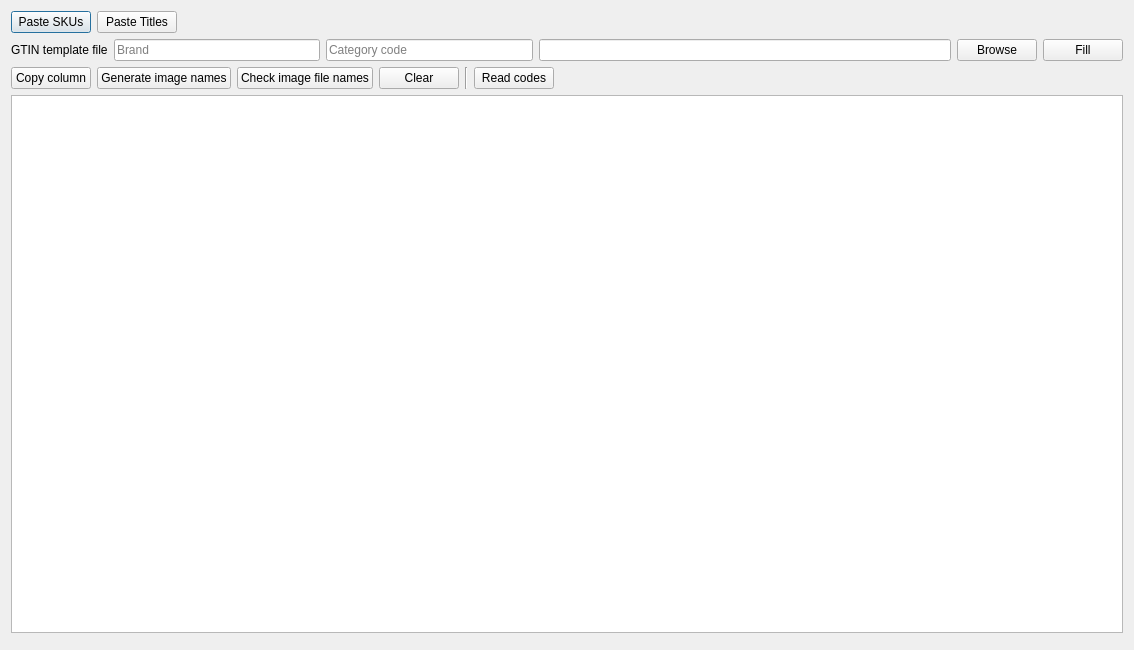
<?xml version="1.0" encoding="UTF-8"?>
<ui version="4.0">
 <class>DialogExtractInfos</class>
 <widget class="QDialog" name="DialogExtractInfos">
  <property name="geometry">
   <rect>
    <x>0</x>
    <y>0</y>
    <width>1134</width>
    <height>650</height>
   </rect>
  </property>
  <property name="windowTitle">
   <string>Extract product informations</string>
  </property>
  <layout class="QVBoxLayout" name="verticalLayout">
   <item>
    <layout class="QHBoxLayout" name="horizontalLayout">
     <item>
      <widget class="QPushButton" name="buttonPasteSKUs">
       <property name="text">
        <string>Paste SKUs</string>
       </property>
      </widget>
     </item>
     <item>
      <widget class="QPushButton" name="buttonPasteTitles">
       <property name="text">
        <string>Paste Titles</string>
       </property>
      </widget>
     </item>
     <item>
      <spacer name="horizontalSpacer_2">
       <property name="orientation">
        <enum>Qt::Horizontal</enum>
       </property>
       <property name="sizeHint" stdset="0">
        <size>
         <width>40</width>
         <height>20</height>
        </size>
       </property>
      </spacer>
     </item>
    </layout>
   </item>
   <item>
    <layout class="QHBoxLayout" name="horizontalLayout_3">
     <item>
      <widget class="QLabel" name="label">
       <property name="text">
        <string>GTIN template file</string>
       </property>
      </widget>
     </item>
     <item>
      <widget class="QLineEdit" name="lineEditBrand">
       <property name="sizePolicy">
        <sizepolicy hsizetype="Expanding" vsizetype="Fixed">
         <horstretch>1</horstretch>
         <verstretch>0</verstretch>
        </sizepolicy>
       </property>
       <property name="placeholderText">
        <string>Brand</string>
       </property>
      </widget>
     </item>
     <item>
      <widget class="QLineEdit" name="lineEditCategoryCode">
       <property name="sizePolicy">
        <sizepolicy hsizetype="Expanding" vsizetype="Fixed">
         <horstretch>1</horstretch>
         <verstretch>0</verstretch>
        </sizepolicy>
       </property>
       <property name="placeholderText">
        <string>Category code</string>
       </property>
      </widget>
     </item>
     <item>
      <widget class="QLineEdit" name="lineEditGtinTemplate">
       <property name="sizePolicy">
        <sizepolicy hsizetype="Expanding" vsizetype="Fixed">
         <horstretch>2</horstretch>
         <verstretch>0</verstretch>
        </sizepolicy>
       </property>
       <property name="readOnly">
        <bool>true</bool>
       </property>
      </widget>
     </item>
     <item>
      <widget class="QPushButton" name="buttonBrowseGtinTemplate">
       <property name="text">
        <string>Browse</string>
       </property>
      </widget>
     </item>
     <item>
      <widget class="QPushButton" name="buttonFillGtin">
       <property name="text">
        <string>Fill</string>
       </property>
      </widget>
     </item>
    </layout>
   </item>
   <item>
    <layout class="QHBoxLayout" name="horizontalLayout_2">
     <item>
      <widget class="QPushButton" name="buttonCopyColumn">
       <property name="toolTip">
        <string>Copy the content of the selected column</string>
       </property>
       <property name="text">
        <string>Copy column</string>
       </property>
      </widget>
     </item>
     <item>
      <widget class="QPushButton" name="buttonGenerateImageNames">
       <property name="text">
        <string>Generate image names</string>
       </property>
      </widget>
     </item>
     <item>
      <widget class="QPushButton" name="buttonCheckImageFileNames">
       <property name="text">
        <string>Check image file names</string>
       </property>
      </widget>
     </item>
     <item>
      <widget class="QPushButton" name="buttonClear">
       <property name="text">
        <string>Clear</string>
       </property>
      </widget>
     </item>
     <item>
      <widget class="Line" name="line">
       <property name="orientation">
        <enum>Qt::Vertical</enum>
       </property>
      </widget>
     </item>
     <item>
      <widget class="QPushButton" name="buttonReadGtin">
       <property name="toolTip">
        <string>Read GTIN codes from the GS1 result report</string>
       </property>
       <property name="text">
        <string>Read codes</string>
       </property>
      </widget>
     </item>
     <item>
      <spacer name="horizontalSpacer_3">
       <property name="orientation">
        <enum>Qt::Horizontal</enum>
       </property>
       <property name="sizeHint" stdset="0">
        <size>
         <width>40</width>
         <height>20</height>
        </size>
       </property>
      </spacer>
     </item>
    </layout>
   </item>
   <item>
    <widget class="QTableView" name="tableViewInfos">
     <property name="selectionMode">
      <enum>QAbstractItemView::SingleSelection</enum>
     </property>
     <attribute name="horizontalHeaderDefaultSectionSize">
      <number>200</number>
     </attribute>
     <attribute name="horizontalHeaderStretchLastSection">
      <bool>true</bool>
     </attribute>
    </widget>
   </item>
   <item>
    <widget class="QDialogButtonBox" name="buttonBox">
     <property name="standardButtons">
      <set>QDialogButtonBox::NoButton</set>
     </property>
    </widget>
   </item>
  </layout>
 </widget>
 <resources/>
 <connections>
  <connection>
   <sender>buttonBox</sender>
   <signal>accepted()</signal>
   <receiver>DialogExtractInfos</receiver>
   <slot>accept()</slot>
   <hints>
    <hint type="sourcelabel">
     <x>248</x>
     <y>254</y>
    </hint>
    <hint type="destinationlabel">
     <x>157</x>
     <y>274</y>
    </hint>
   </hints>
  </connection>
  <connection>
   <sender>buttonBox</sender>
   <signal>rejected()</signal>
   <receiver>DialogExtractInfos</receiver>
   <slot>reject()</slot>
   <hints>
    <hint type="sourcelabel">
     <x>316</x>
     <y>260</y>
    </hint>
    <hint type="destinationlabel">
     <x>286</x>
     <y>274</y>
    </hint>
   </hints>
  </connection>
 </connections>
</ui>
